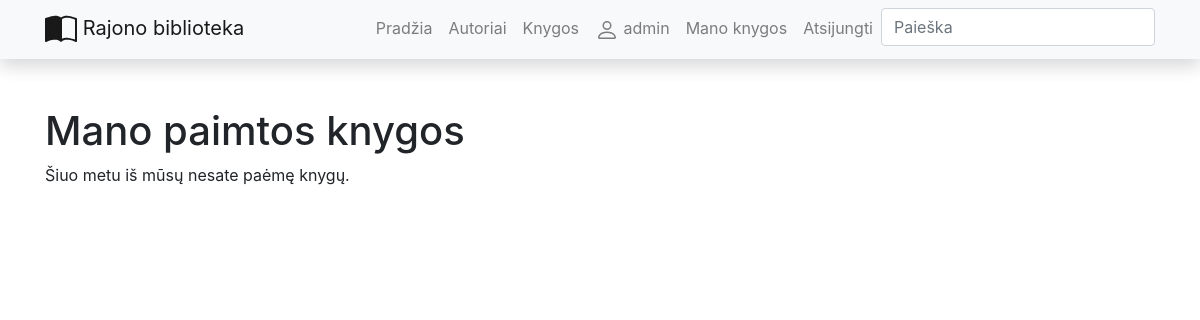
The app's page /library/user_books/ (signed in), older data.
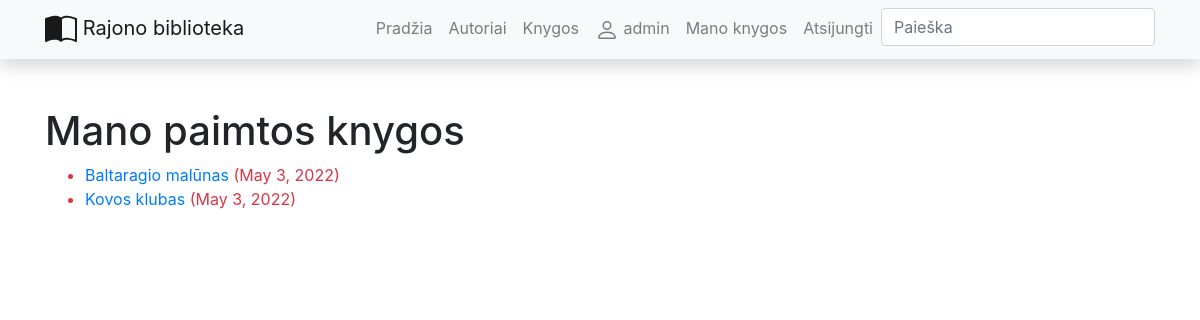
The same page, newer data.
### library/models.py (models this page shows, shortened)
class BookInstance(models.Model):
    uuid = models.UUIDField(default=uuid.uuid4, help_text='Unikalus ID knygos kopijai')
    book = models.ForeignKey('Book', on_delete=models.SET_NULL, null=True)
    due_back = models.DateField('Bus prieinama', null=True, blank=True)
    reader = models.ForeignKey(User, on_delete=models.SET_NULL, null=True, blank=True)
    @property
    def is_overdue(self):
        if self.due_back and date.today() > self.due_back:
            return True
        return False
    LOAN_STATUS = (
        ('a', 'Administruojama'),
        ('p', 'Paimta'),
        ('g', 'Galima paimti'),
        ('r', 'Rezervuota'),
    )
    status = models.CharField(
        max_length=1,
        choices=LOAN_STATUS,
        blank=True,
        default='a',
        help_text='Statusas',
    )
    class Meta:
        ordering = ['due_back']

class Book(models.Model):
    title = models.CharField('Pavadinimas', max_length=200)
    author = models.ForeignKey('Author', on_delete=models.SET_NULL, null=True, related_name='books')
    summary = models.TextField('Aprašymas', max_length=1000, help_text='Trumpas knygos aprašymas')
    description = HTMLField('Aprašymas', null=True)
    isbn = models.CharField('ISBN', max_length=13,
                            help_text='13 Simbolių <a href="https://www.isbn-international.org/content/what-isbn">ISBN kodas</a>')
    genre = models.ManyToManyField(Genre, help_text='Išrinkite žanrą(us) šiai knygai')
    cover = models.ImageField('Viršelis', upload_to='covers', null=True)
    def display_genre(self):
        return ', '.join(genre.name for genre in self.genre.all())
    display_genre.short_description = 'Žanras'
    class Meta:
        verbose_name = 'Knyga'
        verbose_name_plural = 'Knygos'

### library/views.py (the view)
# urls.py: path('user_books/', views.UserBookListView.as_view(), name='user_books'),
class UserBookListView(LoginRequiredMixin, generic.ListView):
    model = BookInstance
    template_name = 'user_books.html'
    context_object_name = 'books'
    def get_queryset(self):
        return BookInstance.objects.filter(reader=self.request.user).filter(status__exact='p').order_by('due_back')

### library/templates/user_books.html (shortened to what this page needs)
{% extends "base.html" %}
{% block content %}
    <h1>Mano paimtos knygos</h1>
    {% if books %}
    <ul>
      {% for book in books %}
      <li class="{% if book.is_overdue %}text-danger{% endif %}">
        <a href="{% url 'book' book.book.pk %}">{{book.book.title}}</a> ({{ book.due_back }})
      </li>
      {% endfor %}
    </ul>
    {% else %}
      <p>Šiuo metu iš mūsų nesate paėmę knygų.</p>
    {% endif %}
{% endblock %}

### library/templates/base.html (shortened to what this page needs)
<!DOCTYPE html>
<html lang="en">
<head>
  <link rel="stylesheet" href="https://stackpath.bootstrapcdn.com/bootstrap/4.1.3/css/bootstrap.min.css">
  <link rel="stylesheet" href="https://cdnjs.cloudflare.com/ajax/libs/font-awesome/4.7.0/css/font-awesome.min.css">
  {% load static %}
  <link rel="stylesheet" href="{% static 'css/styles.css' %}">
</head>
<body>
{% load i18n %}
<nav class="navbar navbar-expand-lg navbar-light bg-light static-top mb-5 shadow">
  <div class="container">
    <a class="navbar-brand" href="#">
    Rajono biblioteka</a>
    <div class="collapse navbar-collapse" id="navbarResponsive">
      <ul class="navbar-nav ml-auto">
        <li class="nav-item">
          <a class="nav-link" href="{% url 'index' %}">Pradžia</a>
        </li>
        <li class="nav-item">
          <a class="nav-link" href="{% url 'authors' %}">Autoriai</a>
        </li>
        <li class="nav-item">
          <a class="nav-link" href="{% url 'books' %}">Knygos</a>
        </li>
        {% if user.is_authenticated %}
        <li class="nav-item"><a class="nav-link" href="{% url 'profile' %}">
        {{ user.get_username }}</a></li>
        <li class="nav-item"><a class="nav-link" href="{% url 'user_books'%}">Mano knygos</a></li>
        <li class="nav-item"><a class="nav-link" href="{% url 'logout'%}">Atsijungti</a></li>
      {% else %}
        <li class="nav-item"><a class="nav-link" href="{% url 'login'%}?next={{request.path}}">Prisijungti</a></li>
        <li class="nav-item"><a class="nav-link" href="{% url 'register'%}">Registruotis</a></li>
      {% endif %}
        <li>
            <form action="{% url 'search' %}" method="get" class="form-inline my-2 my-md-0">
            <input name="query" class="form-control" type="text" placeholder="Paieška">
            </form>
        </li>
      </ul>
    </div>
  </div>
</nav>
<div class="container">
{% block content %}{% endblock %}
</div>
  </body>
</html>

Row changes from the older to the newer data that the page shows:
now on this page (row edited): BookInstance: book "Baltaragio malūnas", due_back "May 3, 2022"
now on this page (row edited): BookInstance: book "Kovos klubas", due_back "May 3, 2022"
Text that changed along with them:
text no longer shown: "Šiuo metu iš mūsų nesate paėmę knygų."
